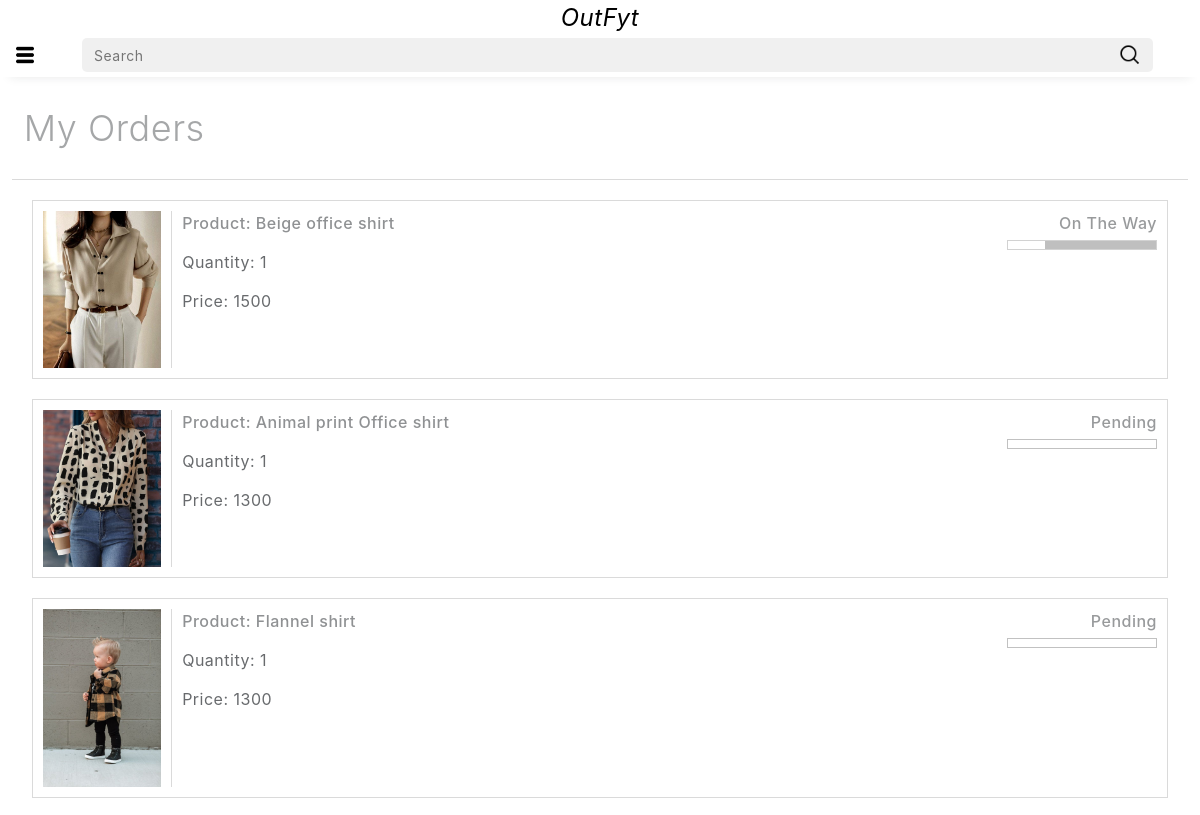
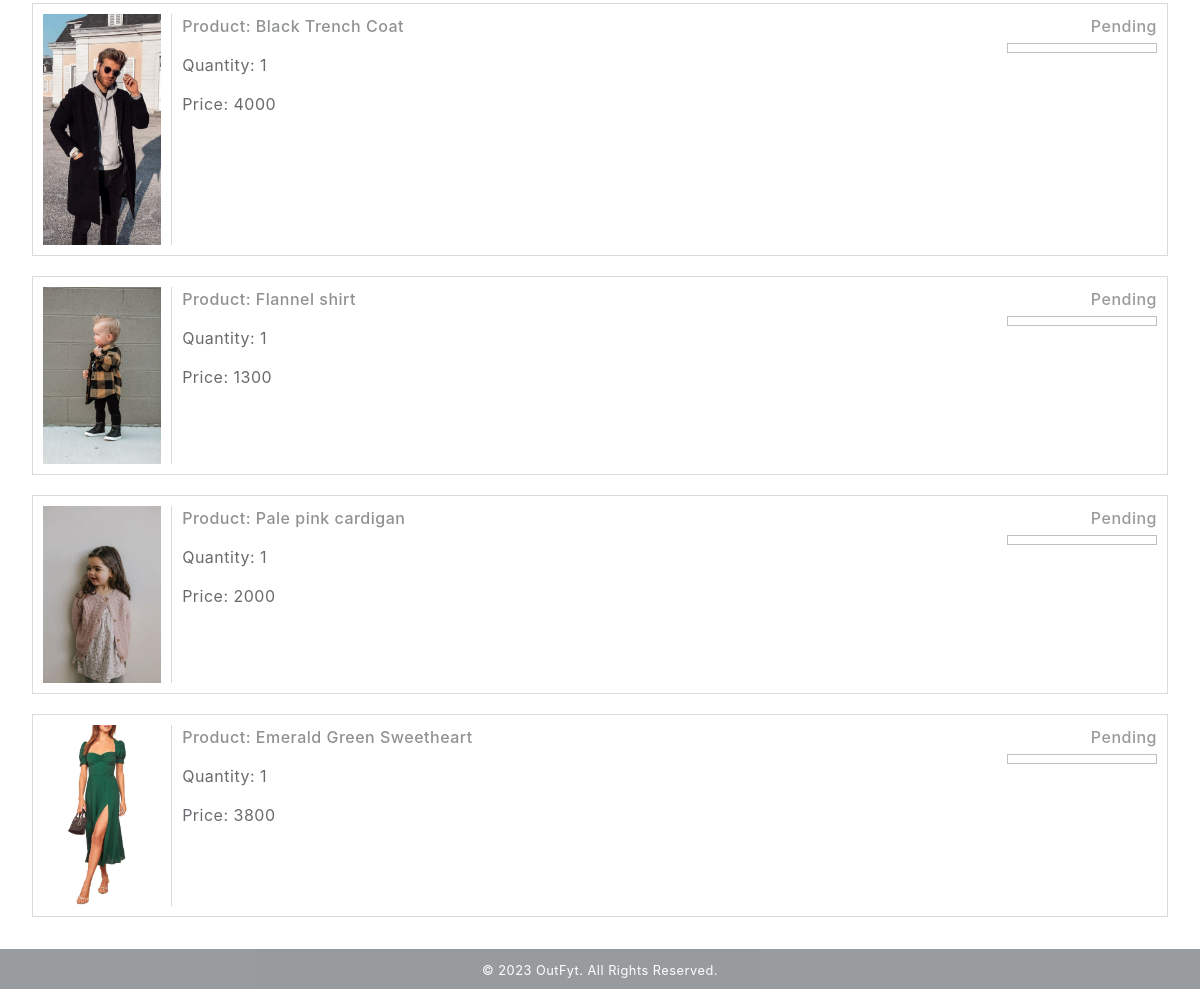
The page /orders/ (signed in) on the database as committed earlier (2 pictures, top to bottom).
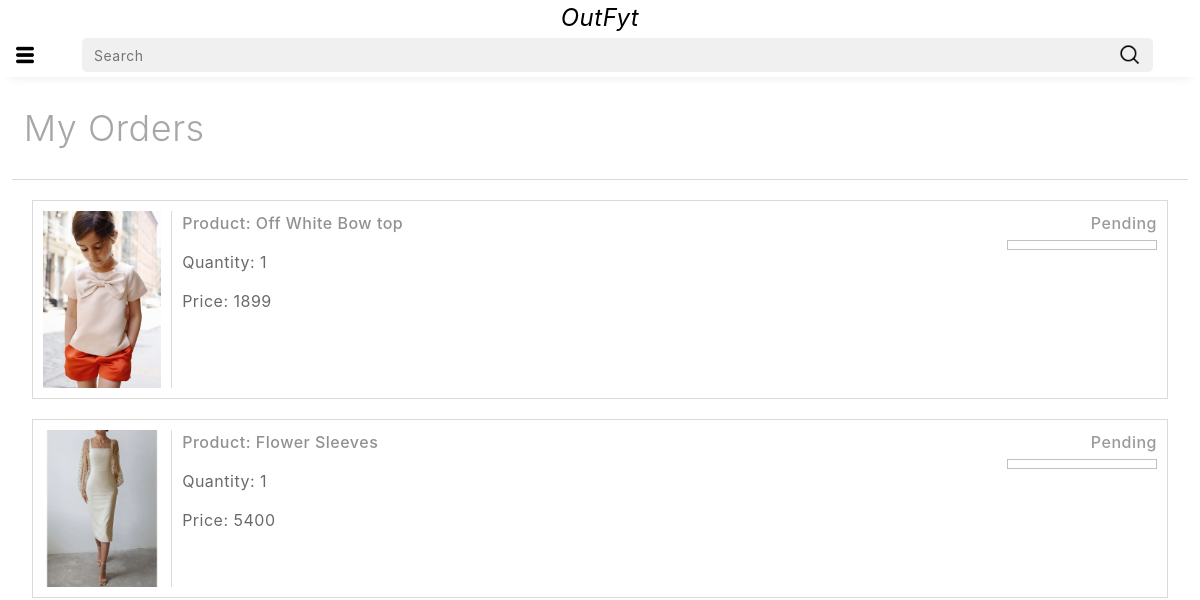
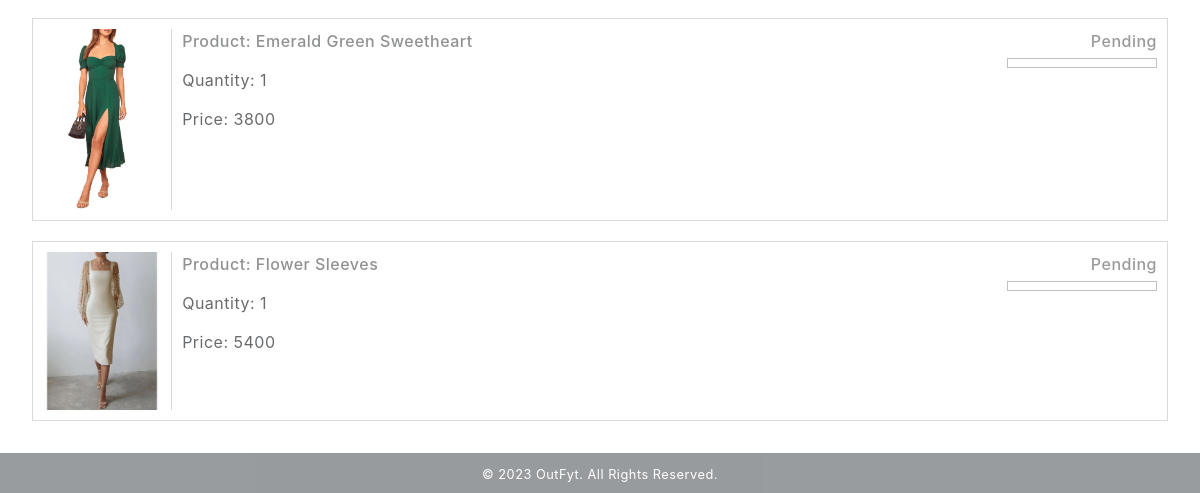
The same page on the database as committed later (2 pictures, top to bottom).
### app/models.py (models this page shows)
class OrderPlaced(models.Model):
    user=models.ForeignKey(User,on_delete=models.CASCADE)
    customer=models.ForeignKey(Customer,on_delete=models.CASCADE)
    product=models.ForeignKey(Product,on_delete=models.CASCADE)
    quantity=models.PositiveIntegerField(default=1)
    ordered_date=models.DateTimeField(auto_now_add=True)
    status=models.CharField(max_length=50,choices=STATUS_CHOICES,default='Pending')
    @property
    def total_cost(self):
        return self.quantity * self.product.discounted_price

class Product(models.Model):
    title=models.CharField(max_length=100)
    selling_price=models.IntegerField()
    discounted_price=models.IntegerField()
    description=models.TextField()
    brand=models.CharField(max_length=100)
    category=models.CharField(choices=CATEGORY_CHOICES,max_length=3)
    product_image=models.ImageField(upload_to='productimg')

### app/views.py (the view)
# urls.py: path('orders/', views.orders, name='orders'),
@login_required
def orders(request):
    totalitem = 0
    if request.user.is_authenticated:
        totalitem = len(Cart.objects.filter(user=request.user))
    op = OrderPlaced.objects.filter(user=request.user)
    return render(request, 'app/orders.html', {'order_placed':op, 'totalitem':totalitem})

### app/templates/app/orders.html (shortened to what this page needs)
{% extends 'app/base.html' %}
{% load static %}
{% block main-content %}
<div class="all-products-main">
  <div class="all-products-header">My Orders</div>
  <div class="all-products-body">
    <div class="placed-orders-div">
      {% for op in order_placed %}
        <div class="each-placed-order">
          <div class="placed-order-img-div">
            <img class="placed-order-img" src="{{op.product.product_image.url}}" alt="">
          </div>
          <div class="order-placed-product-details-outer">
            <div class="order-placed-product-details">
              <div class="lighter w-500">
                Product: {{op.product.title}}
              </div>
              <div class="light">
                Quantity: {{op.quantity}}
              </div>
              <div class="light">
                Price: {{op.total_cost}}
              </div>
            </div>
            <div class="progress-bar-div light">
              <div class="status w-500 light">{{op.status}}</div>
              {% if op.status == 'Pending' %}
              <div class="bar light">
              </div>
              {% endif %}
              {% if op.status == 'On The Way' %}
              <div class="bar lighter">
                <div class="progress-75"></div>
              </div>
              {% endif %}
            </div>
          </div>
        </div>
      {% endfor %}
    </div>
  </div>
</div>
{% endblock main-content %}

### app/templates/app/base.html (shortened to what this page needs)
<!DOCTYPE html>
{% load static %}
<html lang="en">
  <head>
    <link rel="stylesheet" href="{% static 'app/css/style.css' %}" />
    <link
      href="https://cdn.jsdelivr.net/npm/bootstrap@5.0.0-beta1/dist/css/bootstrap.min.css"
      rel="stylesheet"
    />
    <link
      rel="stylesheet"
      href="https://cdn.jsdelivr.net/npm/bootstrap@4.0.0/dist/css/bootstrap.min.css"
    />
    <link rel="stylesheet" href="{% static 'app/css/owl.carousel.min.css' %}" />
    <link rel="stylesheet" href="{% static 'app/css/all.min.css' %}" />
  </head>
  <body>
    <div class="header">
      <div class="header-first">
        <a class="website-name" href="/"><i>OutFyt</i></a>
      </div>
      <div class="header-second" id="navbarSupportedContent">
        <button class="menu-button" type="button">
          <img
            class="menu-button-img"
            src="{% static 'app/images/menu-icon.png' %}"
            alt="Not found"
          />
        </button>
        <form class="search-div">
          <input class="search-input" type="search" placeholder="Search" />
          <button class="search-button" type="submit">
            <img
              class="search-button-img"
              src="{% static 'app/images/search-icon-black.png' %}"
              alt="Not found"
            />
          </button>
        </form>
      </div>
    </div>
    <div class="content-body">
      {% block main-content %}
      {% endblock main-content %}
      {% block footer %}
        <footer class="container-fluid bg-dark text-center p-2 footer-index footer lighter">
          <small class="text-white">
            &copy; 2023 OutFyt. All Rights Reserved.
          </small>
        </footer>
      {% endblock footer %}
    </div>
  </body>
</html>

### app/static/app/css/style.css (style rules this page uses)
* { user-select: none; letter-spacing: 0.5px; font-weight: 400; }
.header { display: flex; flex-direction: column; width: 100%; height: auto; position: fixed; z-index: 50; background-color: white; box-shadow: rgba(33, 35, 38, 0.1) 0px 10px 10px -10px; }
.website-name { font-size: 24px; text-decoration: none; color: black; font-weight: bold; }
.header-first { display: flex; justify-content: center; align-items: center; }
.header-second { display: flex; width: 100%; align-items: center; padding: 2px 0px 5px 0px; font-size: 1.35vw; padding-right: 10px; }
.search-div { display: flex; width: 90%; margin: auto; background-color: rgba(232, 232, 232, 0.63); border-radius: 5px; }
.search-div > input { border: none; width: 100%; padding-left: 12px; letter-spacing: 0.5px; background: transparent; color: rgba(0, 0, 0, 0.596); border-radius: 5px; font-size: 14px; }
.search-button { display: flex; align-items: center; justify-content: center; border-radius: 50%; height: 34px; width: 34px; border: none; background: transparent; }
.search-button-img { padding: 5px; height: 34px; border-radius: 50%; margin-right: 12px; background: transparent; }
.menu-button { visibility: visible; margin-left: 5px; }
.menu-button, .menu-close-button { display: flex; align-items: center; justify-content: center; border: none; background-color: white; background: transparent; }
.menu-button-img, .menu-close-button-img { padding: 5px; height: 28px; background-color: white; background: transparent; }
div > a { text-decoration: none; color: black; }
.content-body { position: absolute; width: 100%; height: 100%; }
.all-products-main { display: flex; flex-direction: column; gap: 1vw; padding: 1%; }
.all-products-header { font-weight: 300; font-size: 6vw; display: flex; align-items: center; height: 100%; padding: 1%; opacity: 0.4; }
.all-products-body { display: flex; flex-direction: column; height: 100%; width: 100%; align-items: center; }
.mrp, .light { opacity: 0.68; }
.lighter { opacity: 0.5; }
.placed-orders-div { width: 100%; height: 100%; padding: 20px; display: flex; flex-direction: column; gap: 20px; border-top: 1px solid rgba(0, 0, 0, 0.144); }
.each-placed-order { display: flex; flex-direction: column; border: 1px solid rgba(0, 0, 0, 0.144); padding: 10px; gap: 10px; }
.placed-order-img-div { width: 12%; object-fit: cover; overflow: hidden; }
.placed-order-img { width: 100%; height: 100%; transition: 0.2s ease-in-out; }
.order-placed-product-details-outer { width: 100%; display: flex; flex-direction: row; justify-content: space-between; border-top: 1px solid rgba(0, 0, 0, 0.144); }
.order-placed-product-details { display: flex; flex-direction: column; gap: 15px; margin-right: 15px; }
.progress-bar-div { width: 150px; display: flex; flex-direction: column; align-items: flex-end; gap: 5px; }
.bar { height: 10px; width: 100%; display: flex; align-items: flex-end; justify-content: flex-end; border: 1.8px solid rgba(0, 0, 0, 0.526); }
.footer { position: relative; }
@media (min-width: 400px) { .all-products-header { font-size: 5vw; } }
@media (min-width: 600px) { .all-products-header { font-size: 4vw; } }
@media (min-width: 600px) { .all-products-body { flex-direction: row; align-items: flex-start; } }
@media (min-width: 600px) { .each-placed-order { flex-direction: row; } }
@media (min-width: 600px) { .order-placed-product-details-outer { border-left: 1px solid rgba(0, 0, 0, 0.144); border-top: 0px; padding-left: 10px; } }
@media (min-width: 1000px) { .all-products-header { font-size: 3vw; } }
.w-500 { font-weight: 500; }

Rows that differ between the two databases and show on the page:
removed OrderPlaced: product.product_image (picture), product "Beige office shirt", quantity "1", total_cost "1500", status "On The Way"
removed OrderPlaced: product.product_image (picture), product "Animal print Office shirt", quantity "1", total_cost "1300", status "Pending"
removed OrderPlaced: product.product_image (picture), product "Flannel shirt", quantity "1", total_cost "1300", status "Pending"
removed OrderPlaced: product.product_image (picture), product "Black Trench Coat", quantity "1", total_cost "4000", status "Pending"
removed OrderPlaced: product.product_image (picture), product "Flannel shirt", quantity "1", total_cost "1300", status "Pending"
removed OrderPlaced: product.product_image (picture), product "Pale pink cardigan", quantity "1", total_cost "2000", status "Pending"
added OrderPlaced: product.product_image (picture), product "Off White Bow top", quantity "1", total_cost "1899", status "Pending"
added OrderPlaced: product.product_image (picture), product "Flower Sleeves", quantity "1", total_cost "5400", status "Pending"
added OrderPlaced: product.product_image (picture), product "Flower Sleeves", quantity "1", total_cost "5400", status "Pending"
